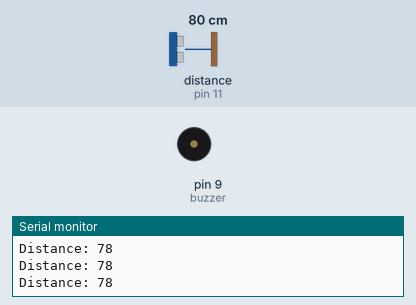
A sketch run on a simulated Arduino Uno, built with avr-gcc and run on an emulated ATmega328P. On the bench: buzzer (waves = sounding), the last lines printed to the serial monitor. Wiring (inferred from the names in the program): ultrasonic range finder: trigger pin 10; echo pin 11. The test bench sets the inputs (shaded band); at power-on: distance to the obstacle (sensor on pin 11) 80 cm. The echo pulse lasts 58.3 µs per cm.

Above: at 1.2 s.
1.3 s: distance to the obstacle (sensor on pin 11) set to 23 cm
2.8 s: distance to the obstacle (sensor on pin 11) set to 19 cm
5.8 s: distance to the obstacle (sensor on pin 11) set to 2 cm
At 7.0 s:
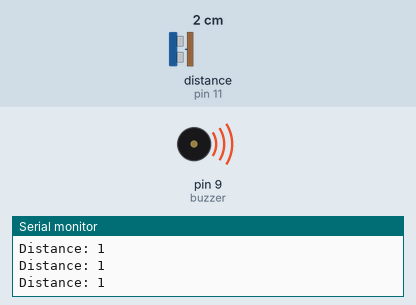
Timing chart, 0 to 13.4 s (numbered marks = the images above; inputs shaded):
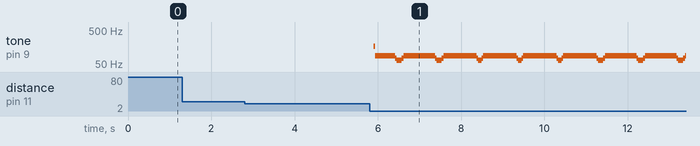

The sketch:

sketch_may25a.ino
```cpp
int trigPin = 10;
int echoPin = 11;
int buzzer = 9;

long duration;
int distance;

void setup() {
pinMode(trigPin,OUTPUT);
pinMode(echoPin,INPUT);
pinMode(buzzer,OUTPUT);
Serial.begin(9600);
}

void loop() {
// send the signal
digitalWrite(trigPin,LOW);
delayMicroseconds(2);
digitalWrite(trigPin,HIGH);
delayMicroseconds(10);
digitalWrite(trigPin,LOW);

duration = pulseIn(echoPin,HIGH); // read the reflected waves
distance = duration * 0.034 / 2; // compute the distance

Serial.print("Distance: ");
Serial.println(distance);

// make sound effect
if(distance < 20) {
int del = 2 * distance; // delay in milliseconds

digitalWrite(buzzer,HIGH);
delay(del);
digitalWrite(buzzer,LOW);
delay(del);
}
}
```

Measured:
- after the input at 5.8 s, tone on pin 9 (buzzer): plays 168 Hz for 0.04 s, 86 Hz for 0.48 s, 74 Hz for 0.04 s, 65 Hz for 0.12 s, 74 Hz for 0.04 s, 86 Hz for 0.76 s … (34 notes in this stretch), starting after 0.10 s
